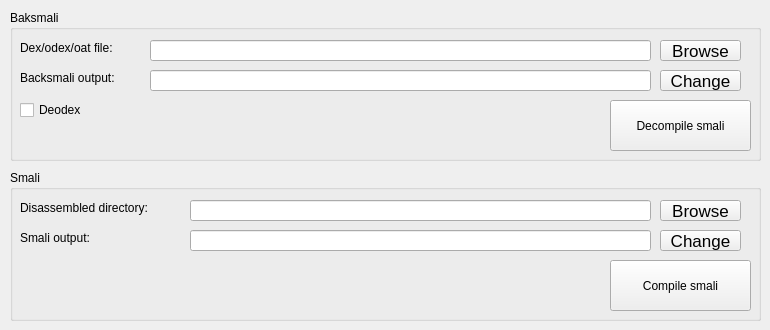
    <widget class="QWidget" name="smaliTab">
     <attribute name="title">
      <string>smali/baksmali</string>
     </attribute>
     <widget class="QGroupBox" name="groupBox_3">
      <property name="geometry">
       <rect>
        <x>10</x>
        <y>10</y>
        <width>751</width>
        <height>151</height>
       </rect>
      </property>
      <property name="title">
       <string>Baksmali</string>
      </property>
      <widget class="QLabel" name="label_11">
       <property name="geometry">
        <rect>
         <x>10</x>
         <y>30</y>
         <width>131</width>
         <height>16</height>
        </rect>
       </property>
       <property name="text">
        <string>Dex/odex/oat file:</string>
       </property>
      </widget>
      <widget class="QLabel" name="label_13">
       <property name="geometry">
        <rect>
         <x>10</x>
         <y>60</y>
         <width>131</width>
         <height>16</height>
        </rect>
       </property>
       <property name="text">
        <string>Backsmali output:</string>
       </property>
      </widget>
      <widget class="QCheckBox" name="odex_op">
       <property name="geometry">
        <rect>
         <x>10</x>
         <y>90</y>
         <width>87</width>
         <height>20</height>
        </rect>
       </property>
       <property name="text">
        <string>Deodex</string>
       </property>
      </widget>
      <widget class="QLineEdit" name="textDexPath">
       <property name="geometry">
        <rect>
         <x>140</x>
         <y>30</y>
         <width>501</width>
         <height>21</height>
        </rect>
       </property>
      </widget>
      <widget class="QPushButton" name="btnBrowseDex">
       <property name="geometry">
        <rect>
         <x>650</x>
         <y>30</y>
         <width>81</width>
         <height>21</height>
        </rect>
       </property>
       <property name="font">
        <font>
         <pointsize>13</pointsize>
        </font>
       </property>
       <property name="text">
        <string>Browse</string>
       </property>
      </widget>
      <widget class="QLineEdit" name="textDexOutputPath">
       <property name="geometry">
        <rect>
         <x>140</x>
         <y>60</y>
         <width>501</width>
         <height>21</height>
        </rect>
       </property>
      </widget>
      <widget class="QPushButton" name="btnChangeBaksmali">
       <property name="geometry">
        <rect>
         <x>650</x>
         <y>60</y>
         <width>81</width>
         <height>21</height>
        </rect>
       </property>
       <property name="font">
        <font>
         <pointsize>13</pointsize>
        </font>
       </property>
       <property name="text">
        <string>Change</string>
       </property>
      </widget>
      <widget class="QPushButton" name="btnBaksmali">
       <property name="geometry">
        <rect>
         <x>600</x>
         <y>90</y>
         <width>141</width>
         <height>51</height>
        </rect>
       </property>
       <property name="text">
        <string>Decompile smali</string>
       </property>
      </widget>
     </widget>
     <widget class="QGroupBox" name="groupBox_4">
      <property name="geometry">
       <rect>
        <x>10</x>
        <y>170</y>
        <width>751</width>
        <height>151</height>
       </rect>
      </property>
      <property name="title">
       <string>Smali</string>
      </property>
      <widget class="QLabel" name="label_15">
       <property name="geometry">
        <rect>
         <x>10</x>
         <y>30</y>
         <width>161</width>
         <height>16</height>
        </rect>
       </property>
       <property name="text">
        <string>Disassembled directory:</string>
       </property>
      </widget>
      <widget class="QLabel" name="label_17">
       <property name="geometry">
        <rect>
         <x>10</x>
         <y>60</y>
         <width>161</width>
         <height>16</height>
        </rect>
       </property>
       <property name="text">
        <string>Smali output:</string>
       </property>
      </widget>
      <widget class="QLineEdit" name="textDisPath">
       <property name="geometry">
        <rect>
         <x>180</x>
         <y>30</y>
         <width>461</width>
         <height>21</height>
        </rect>
       </property>
      </widget>
      <widget class="QPushButton" name="btnBrowseDIs">
       <property name="geometry">
        <rect>
         <x>650</x>
         <y>30</y>
         <width>81</width>
         <height>21</height>
        </rect>
       </property>
       <property name="font">
        <font>
         <pointsize>13</pointsize>
        </font>
       </property>
       <property name="text">
        <string>Browse</string>
       </property>
      </widget>
      <widget class="QLineEdit" name="textDisOutputPath">
       <property name="geometry">
        <rect>
         <x>180</x>
         <y>60</y>
         <width>461</width>
         <height>21</height>
        </rect>
       </property>
      </widget>
      <widget class="QPushButton" name="btnChangeSmali">
       <property name="geometry">
        <rect>
         <x>650</x>
         <y>60</y>
         <width>81</width>
         <height>21</height>
        </rect>
       </property>
       <property name="font">
        <font>
         <pointsize>13</pointsize>
        </font>
       </property>
       <property name="text">
        <string>Change</string>
       </property>
      </widget>
      <widget class="QPushButton" name="btnSmali">
       <property name="geometry">
        <rect>
         <x>600</x>
         <y>90</y>
         <width>141</width>
         <height>51</height>
        </rect>
       </property>
       <property name="text">
        <string>Compile smali</string>
       </property>
      </widget>
     </widget>
    </widget>
